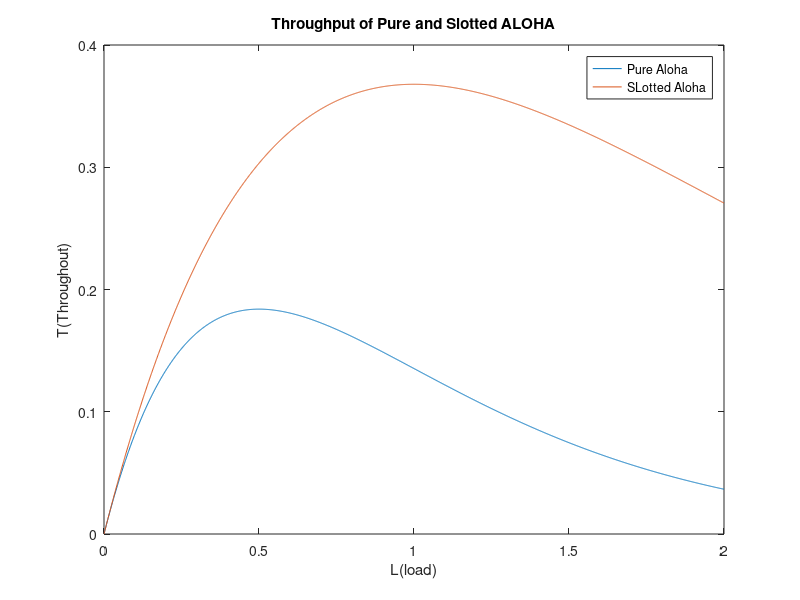

Reproduce this figure in MATLAB.
clc 
close all

% T = throughput
% p_X_0 = probability that no packets are generated during the time [−τ, τ ]
% L = total offered load in pure aloha
L = 0:0.001:2;
p_X_0 = exp(-2*L);
T_Pure = L.*p_X_0;

% T = throughput
% p_X_0 = probability that no packets are generated during the time [0,τ ]
% L = total offered load in slotted aloha
L = 0:0.001:2;
p_X_0 = exp(-L);
T_Slotted = L.*p_X_0;

plot(L,T_Pure);
ylabel("T(Throughout)");
xlabel("L(load)"); 
title('Throughput of Pure and Slotted ALOHA');
hold on 

plot(L,T_Slotted);
hold off
legend('Pure Aloha','SLotted Aloha')



